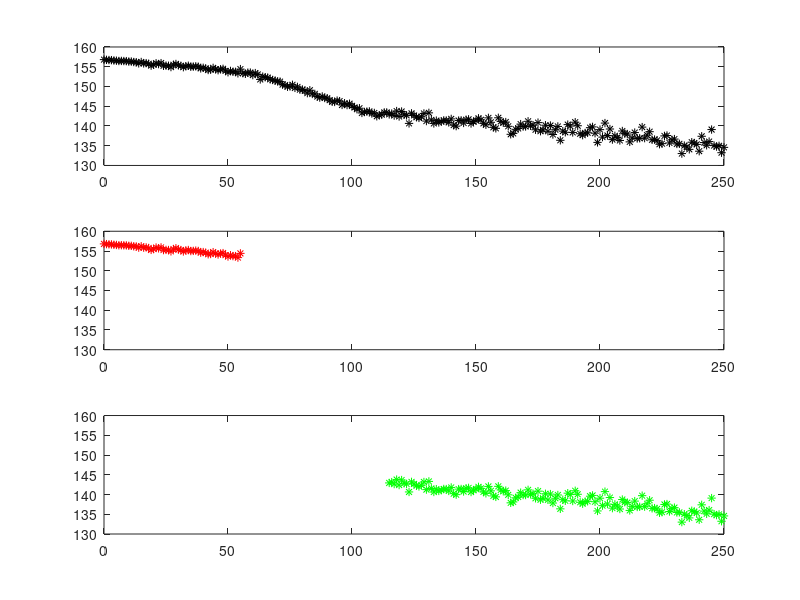
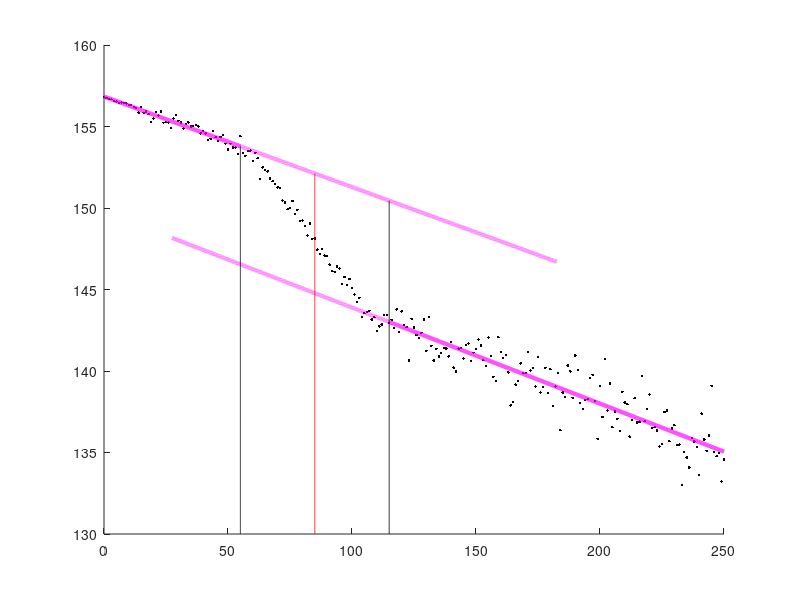

The MATLAB source for these figures, in order:
clear all; close all;
t = [0	1	2	3	4	5	6	7	8	9	10	11	12	13	14	15	16	17	18	19	20	21	22	23	24	25	26	27	28	29	30	31	32	33	34	35	36	37	38	39	40	41	42	43	44	45	46	47	48	49	50	51	52	53	54	55	56	57	58	59	60	61	62	63	64	65	66	67	68	69	70	71	72	73	74	75	76	77	78	79	80	81	82	83	84	85	86	87	88	89	90	91	92	93	94	95	96	97	98	99	100	101	102	103	104	105	106	107	108	109	110	111	112	113	114	115	116	117	118	119	120	121	122	123	124	125	126	127	128	129	130	131	132	133	134	135	136	137	138	139	140	141	142	143	144	145	146	147	148	149	150	151	152	153	154	155	156	157	158	159	160	161	162	163	164	165	166	167	168	169	170	171	172	173	174	175	176	177	178	179	180	181	182	183	184	185	186	187	188	189	190	191	192	193	194	195	196	197	198	199	200	201	202	203	204	205	206	207	208	209	210	211	212	213	214	215	216	217	218	219	220	221	222	223	224	225	226	227	228	229	230	231	232	233	234	235	236	237	238	239	240	241	242	243	244	245	246	247	248	249	250];
m = [156.8	156.74	156.69	156.67	156.58	156.53	156.45	156.47	156.44	156.42	156.31	156.31	156.19	156.15	155.85	156.2	155.84	155.91	155.76	155.28	155.49	155.88	155.67	155.91	155.23	155.28	155.25	154.91	155.5	155.7	155.35	155.24	154.88	155.15	155.25	154.99	155.03	155.1	155.01	154.58	154.73	154.58	154.17	154.24	154.71	154.35	154.12	154.36	154.47	153.94	153.6	153.94	153.71	153.71	153.33	154.4	153.37	153.2	153.5	153.52	152.88	153.39	153.05	151.78	152.49	152.34	152.25	151.8	151.65	151.48	151.27	151.23	150.47	150.33	149.93	150.01	150.43	149.64	149.89	149.2	149.23	148.91	148.31	149.04	148.1	148.12	147.45	147.19	147.48	147.08	147.04	146.53	146.12	146.08	146.42	146.29	145.33	145.77	145.29	145.64	145.09	144.69	144.24	144.49	143.3	143.55	143.63	143.69	143.16	143.3	142.45	142.74	142.86	143.43	143.43	142.93	143.14	142.64	143.78	142.4	143.66	142.84	142.69	140.65	143.2	142.67	142.21	142.04	142.34	143.17	141.24	143.32	141.54	140.64	141.36	140.9	141.1	141.41	141.38	140.9	141.79	140.21	139.96	141.37	141.41	140.76	141.58	141.68	140.63	141.12	141.36	141.94	141.56	140.66	140.3	142.05	140.93	139.65	139.4	142.07	141.16	140.81	140.99	139.92	137.89	138.11	139.16	139.37	140.47	139.86	139.87	141.18	140.04	140.2	139.04	140.85	138.67	139.02	140.19	138.65	140.11	137.84	139.05	139.88	136.37	138.69	138.4	140.34	139.98	138.36	140.95	140.06	138.03	137.67	138.22	138.28	139.57	139.77	138.17	135.84	139.07	137.18	140.73	137.58	139.23	136.55	137.51	137.06	136.33	138.73	138.06	137.96	135.97	137	138.33	136.84	136.89	139.71	136.92	137.66	138.55	136.5	136.56	136.35	135.38	135.52	137.48	137.58	135.7	136.48	136.68	135.45	135.48	133.01	135.03	134.69	134.08	135.89	135.68	135.33	133.61	137.39	135.8	135.11	136.05	139.09	135.03	134.78	134.97	133.23	134.58];

%%%%%%% Se rellenan los arreglos nuevos con los datos pertenecientes a las dos rectas de interes 
r1tmax = 55; r2tmin = 115; %<----------------------- SELECCIONAR valor maximo para la recta 1 de TIEMPO, y valor minimo para la recta 2 de TIEMPO 
n=find(t==r1tmax); 
x(1) = 0; y(1) = 0; x = t(1:n); y = m(1:n); Ns = length(t);
i=find(t==r2tmin); 
x2 = t(i:Ns); y2 = m(i:Ns);

%%%%%%% Constantes fisicas 
L = 199; m0elem = 29.5; deltam0 = 0.1; deltat = 293-77; deltadeltat = sqrt(2);
mmolar1 = 58.93; mmolar2 = 55.845; mmolar3 = 58.693; mmolar4 = 157.25; mmolar5 = 162.50; % 1 = cobalto, 2 = hierro, 3 = niquel, 4 = gadolinio, 5 = disprosio 
mmolar6 = 114.538 ; mmolar7 = 202.57; mmolar8 = 434.41; mmolar9 = 231.533; % 6 = permalloy hierro niquel 1 a 1, 7 = awaruite, 8 = Wairakite, 9 = cobalto

%%%%%%% se realiza ajuste por minimos cuadrados a ambas rectas
N = size(x)(2)
sxy = sum(x.*y);sxx = sum(x.*x);syy = sum(y.*y);sx = sum(x);sy = sum(y);
a1 = (((N)*(sxy))-((sx)*(sy)))/(((N)*(sxx))-((sx)*(sx)))
b1 = (((sxx)*(sy))-((sx)*(sxy)))/(((N)*(sxx))-((sx)*(sx)))
e = (y-((a1*x)+b1)).^2;sei = sum(e);
incertidumbrea=sqrt((sei)/(N-2))*sqrt((N)/(((N)*(sxx))-((sx)*(sx))))
incertidumbreb=sqrt((sei)/(N-2))*sqrt((sxx)/(((N)*(sxx))-((sx)*(sx))))
r = (((N)*(sxy))-((sx)*(sy)))/(sqrt(((N)*(sxx))-((sx)*(sx)))*sqrt(((N)*(syy))-((sy)*(sy))))

N2 = size(x2)(2)
sx2y2 = sum(x2.*y2);sx2x2 = sum(x2.*x2);sy2y2 = sum(y2.*y2);sx2 = sum(x2);sy2 = sum(y2);
a2 = (((N2)*(sx2y2))-((sx2)*(sy2)))/(((N2)*(sx2x2))-((sx2)*(sx2)))
b2 = (((sx2x2)*(sy2))-((sx2)*(sx2y2)))/(((N2)*(sx2x2))-((sx2)*(sx2)))
e2 = (y2-((a2*x2)+b2)).^2;sei2 = sum(e2);
iN2certidumbrea=sqrt((sei2)/(N2-2))*sqrt((N2)/(((N2)*(sx2x2))-((sx2)*(sx2))))
iN2certidumbreb=sqrt((sei2)/(N2-2))*sqrt((sx2x2)/(((N2)*(sx2x2))-((sx2)*(sx2))))
r2 = (((N2)*(sx2y2))-((sx2)*(sy2)))/(sqrt(((N2)*(sx2x2))-((sx2)*(sx2)))*sqrt(((N2)*(sy2y2))-((sy2)*(sy2))))

%%%%%%% Calor especifico y calor especifico molar
tmed= (r2tmin-r1tmax)/2 + r1tmax
deltam = (a1*tmed+b1)-(a2*tmed+b2)
incertidumbredm = sqrt(incertidumbrea^2*tmed^2+incertidumbreb^2+iN2certidumbrea^2*tmed^2+iN2certidumbreb^2)
ceng = (deltam*L)/(m0elem*deltat)
deltaceng = ceng*sqrt((incertidumbredm/deltam)^2+(deltam0/m0elem)^2+(deltadeltat/deltat)^2)
cenmol1 = ceng*mmolar1
deltacenmol1 = mmolar1*deltaceng
cenmol2 = ceng*mmolar2
deltacenmol2 = mmolar2*deltaceng
cenmol3 = ceng*mmolar3
deltacenmol3 = mmolar3*deltaceng
cenmol4 = ceng*mmolar4
deltacenmol4 = mmolar4*deltaceng
cenmol5 = ceng*mmolar5
deltacenmol5 = mmolar5*deltaceng
cenmol6 = ceng*mmolar6
deltacenmol6 = mmolar6*deltaceng
cenmol7 = ceng*mmolar7
deltacenmol7 = mmolar7*deltaceng
cenmol8 = ceng*mmolar8
deltacenmol8 = mmolar8*deltaceng
cenmol9 = ceng*mmolar9
deltacenmol9 = mmolar9*deltaceng

%%%%%%% rectas ajuste MMC
xx1=t(1):0.1:t(n); yy1=a1*xx1+b1; xx2=t(n):0.01:((t(Ns)-t(i))/2 + t(i)); yy2=a1*xx2+b1;
xx3=t(n)/2:0.01:t(i); yy3=a2*xx3+b2; xx4=t(i):0.1:t(Ns); yy4=a2*xx4+b2;
yyinf = 130:0.01:(a1*r1tmax+b1); xxinf = r1tmax*ones(1,length(yyinf));
yymed = 130:0.01:(a1*tmed+b1); xxmed = tmed*ones(1,length(yymed));
yysup = 130:0.01:(a1*r2tmin+b1); xxsup = r2tmin*ones(1,length(yysup));

%%%%%%% figuras
figure(1);clf;
subplot(3,1,1)
plot (t,m,'k*')
subplot(3,1,2)
plot (x,y,'r*'); axis([0 250 130 160])   %%%%%%% <----------- SELECCIONAR rangos que concuerden con la primer grafica subplot(3,1,1)
subplot(3,1,3)
plot (x2,y2,'g*'); axis([0 250 130 160]) %%%%%%% <----------- SELECCIONAR rangos que concuerden con la primer grafica subplot(3,1,1)

figure(2);clf;
hold on;
plot(t,m,'k.',xx1,yy1,'m-','linewidth',3,xx2,yy2,'m--','linewidth',3,xx3,yy3,'m--','linewidth',3,xx4,yy4,'m-','linewidth',3)
plot(xxinf,yyinf,'k',xxmed,yymed,'r',xxsup,yysup,'k')
hold off;
